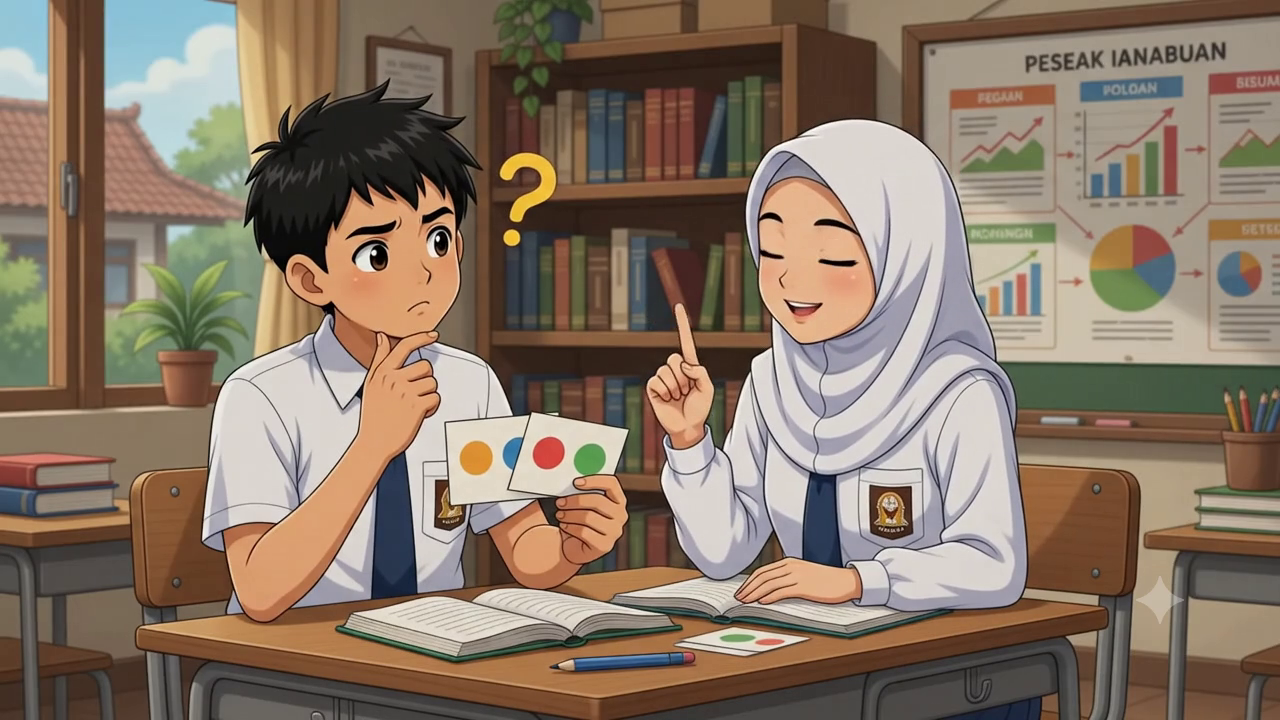
#> input picture tmp/video-frames/Boy-asking-girl-question-Materi-2-1s.png, 1280 x 720 px; its folder holds only this picture in this run
$ python make_video_contact_sheet.py
#> lines starting #> are read from the running program, lines starting #| are printed output that depends on the picture
from pathlib import Path
import cv2
import numpy as np

frame_dir = Path("tmp/video-frames")
output_path = Path("tmp/video-contact-sheet.jpg")

groups = {}
for frame_path in sorted(frame_dir.glob("*.png")):
    stem = frame_path.stem
    if stem.endswith("-1s"):
        key = stem[:-3]
    elif stem.endswith("-5s"):
        key = stem[:-3]
    elif stem.endswith("-9s"):
        key = stem[:-3]
    else:
        key = stem
    groups.setdefault(key, []).append(frame_path)

thumb_w, thumb_h = 320, 180
label_h = 38
gap = 10
rows = []
font = cv2.FONT_HERSHEY_SIMPLEX

for key, paths in groups.items():
    paths = sorted(paths, key=lambda p: p.name)
    cells = []
    for path in paths:
        img = cv2.imread(str(path))
#> img is the input picture: shape (720, 1280, 3); mean B, G, R 102.7, 118.9, 136.2
        if img is None:
            img = np.zeros((thumb_h, thumb_w, 3), dtype=np.uint8)
        img = cv2.resize(img, (thumb_w, thumb_h), interpolation=cv2.INTER_AREA)
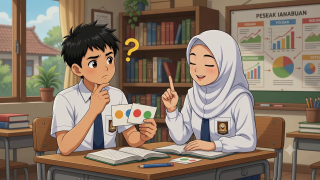
#> img: shape (180, 320, 3); mean B, G, R 102.7, 118.9, 136.2
        label = path.stem.split("-")[-1]
        cv2.rectangle(img, (0, 0), (72, 26), (255, 255, 255), -1)
        cv2.putText(img, label, (8, 18), font, 0.55, (20, 20, 20), 2, cv2.LINE_AA)
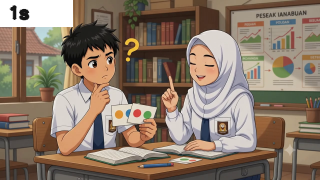
#> img: shape (180, 320, 3); mean B, G, R 105.2, 121.1, 138.7
        cells.append(img)

    while len(cells) < 3:
        cells.append(np.zeros((thumb_h, thumb_w, 3), dtype=np.uint8))
#> this loop made 2 passes
#> after the loop, cells = 3 items

    row_img = np.hstack(cells)
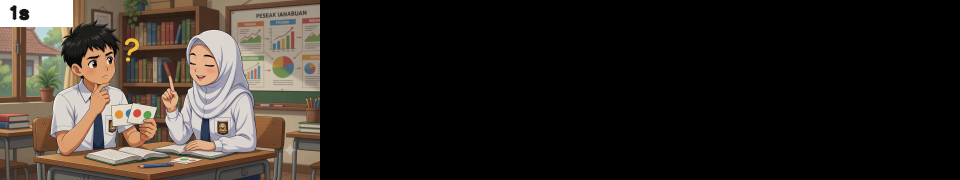
#> row_img: shape (180, 960, 3); mean of channels 0, 1, 2 35.1, 40.4, 46.2; drawn as B, G, R
    label_img = np.full((label_h, thumb_w * 3, 3), 245, dtype=np.uint8)
#> label_img: shape (38, 960, 3); every value is 245
    cv2.putText(label_img, key[:80], (8, 26), font, 0.62, (35, 35, 35), 2, cv2.LINE_AA)
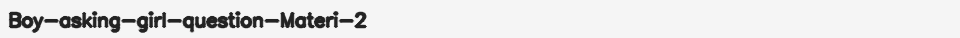
#> label_img: shape (38, 960, 3); min 35, max 245, mean 228.2
    rows.append(np.vstack([label_img, row_img]))

separator = np.full((gap, thumb_w * 3, 3), 255, dtype=np.uint8)
sheet_parts = []
for row in rows:
    if sheet_parts:
        sheet_parts.append(separator)
    sheet_parts.append(row)
#> this loop made 1 pass
#> after the loop, sheet_parts = 1 item

sheet = np.vstack(sheet_parts)
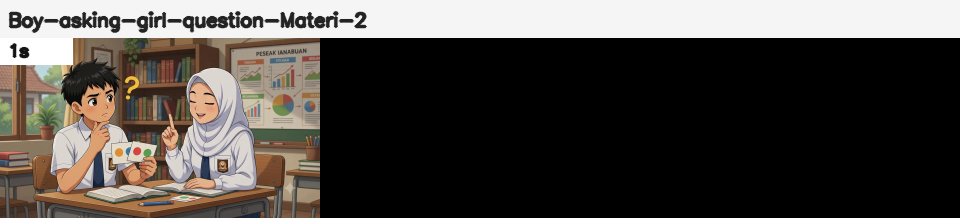
#> sheet: shape (218, 960, 3); mean of channels 0, 1, 2 68.7, 73.1, 77.9; drawn as B, G, R
cv2.imwrite(str(output_path), sheet)
print(output_path)

$ run again, on tmp/video-frames/Boy-speaking--girl-listening-Materi-1-5s.png
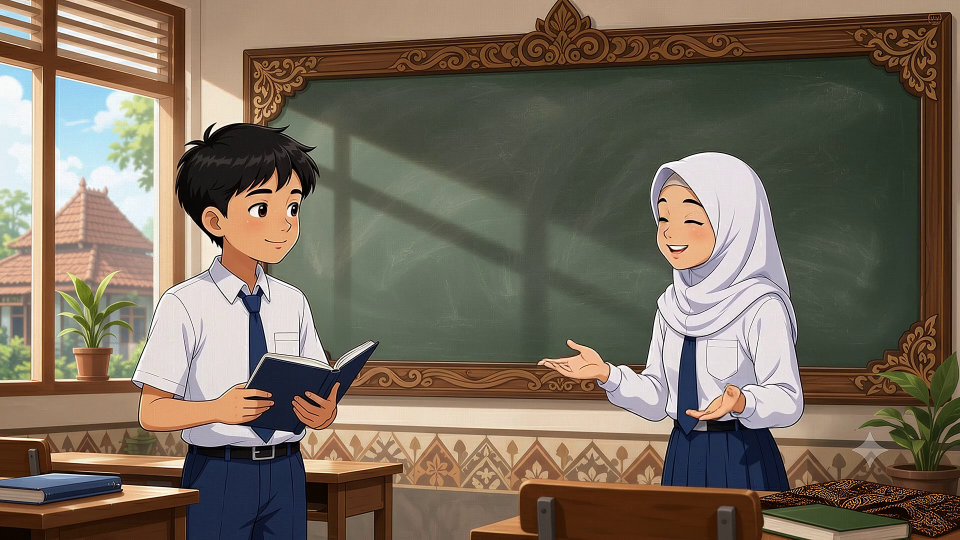
#> input picture tmp/video-frames/Boy-speaking--girl-listening-Materi-1-5s.png, 1920 x 1080 px (shown at 1/2 size)
#> img is the input picture: shape (1080, 1920, 3); mean B, G, R 92.1, 107.4, 120.2
#> the loop `while len(cells) < 3:` made 2 passes
#> after the loop `while len(cells) < 3:`: cells = 3 items
#> `cv2.putText(label_img, key[:80], (8, 26), font, 0.62, (35, 35, 35), 2,..`:
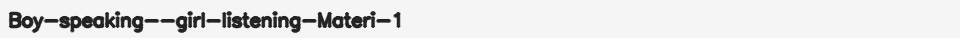
#> label_img: shape (38, 960, 3); min 35, max 245, mean 226.8
#> the loop `for row in rows:` made 1 pass
#> after the loop `for row in rows:`: sheet_parts = 1 item
#> `sheet = np.vstack(sheet_parts)`:
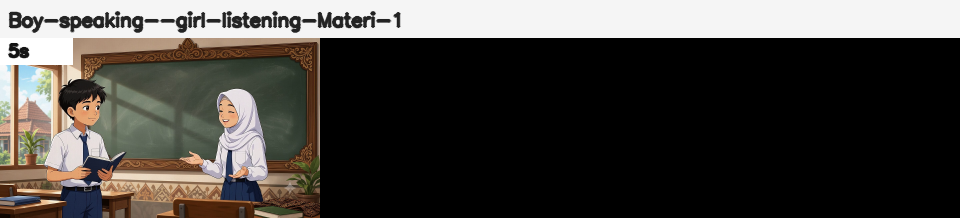
#> sheet: shape (218, 960, 3); mean of channels 0, 1, 2 66, 70.1, 73.3; drawn as B, G, R

$ run again, on tmp/video-frames/Characters-speaking-and-listening--Materi-5-1s.png
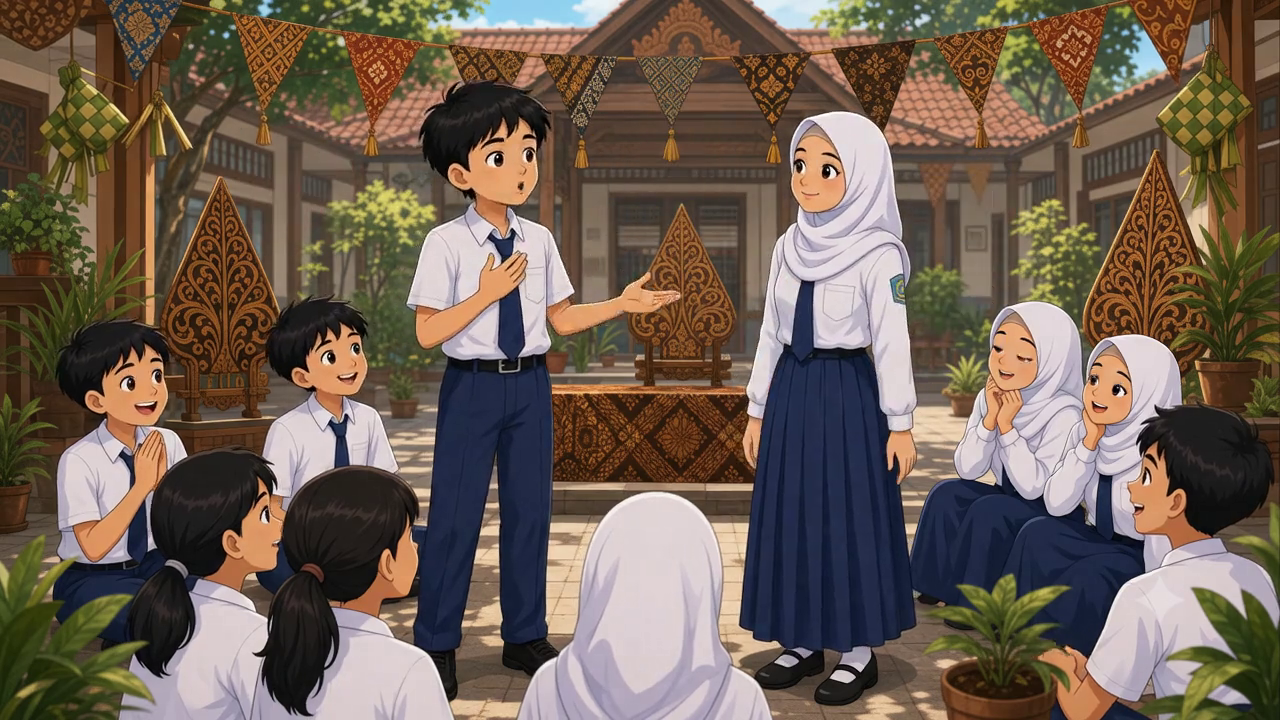
#> input picture tmp/video-frames/Characters-speaking-and-listening--Materi-5-1s.png, 1280 x 720 px
#> img is the input picture: shape (720, 1280, 3); mean B, G, R 82.3, 95.4, 111.1
#> the loop `while len(cells) < 3:` made 2 passes
#> after the loop `while len(cells) < 3:`: cells = 3 items
#> `cv2.putText(label_img, key[:80], (8, 26), font, 0.62, (35, 35, 35), 2,..`:
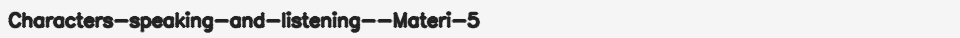
#> label_img: shape (38, 960, 3); min 35, max 245, mean 223.2
#> the loop `for row in rows:` made 1 pass
#> after the loop `for row in rows:`: sheet_parts = 1 item
#> `sheet = np.vstack(sheet_parts)`:
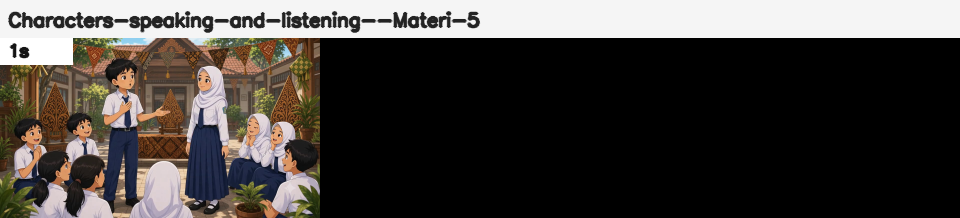
#> sheet: shape (218, 960, 3); mean of channels 0, 1, 2 63.4, 66.7, 70.9; drawn as B, G, R
